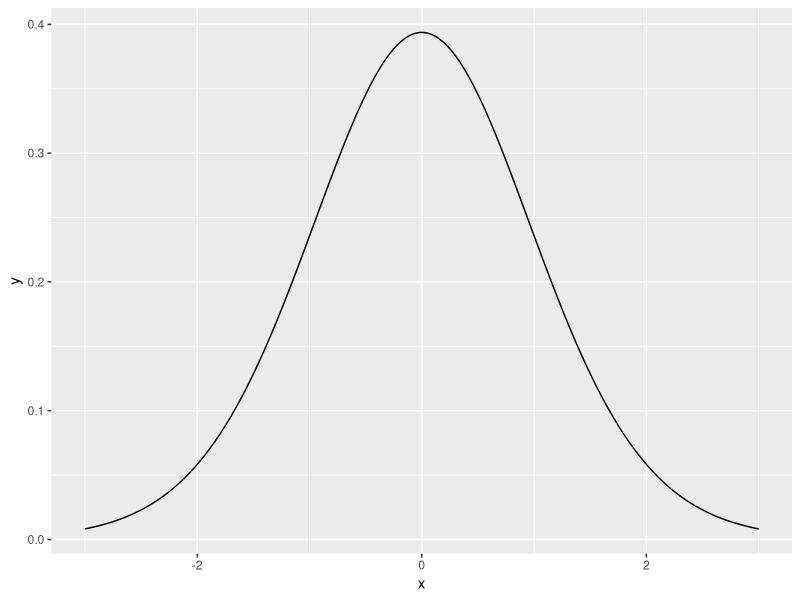
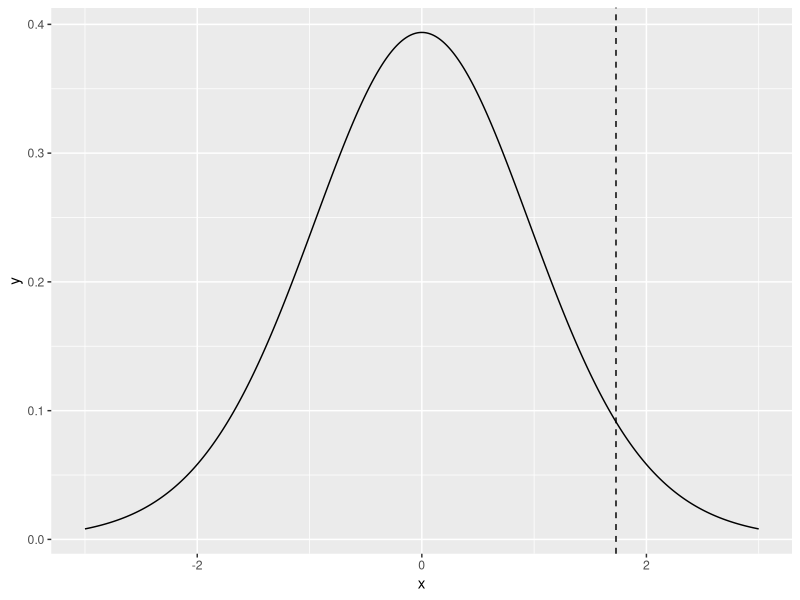
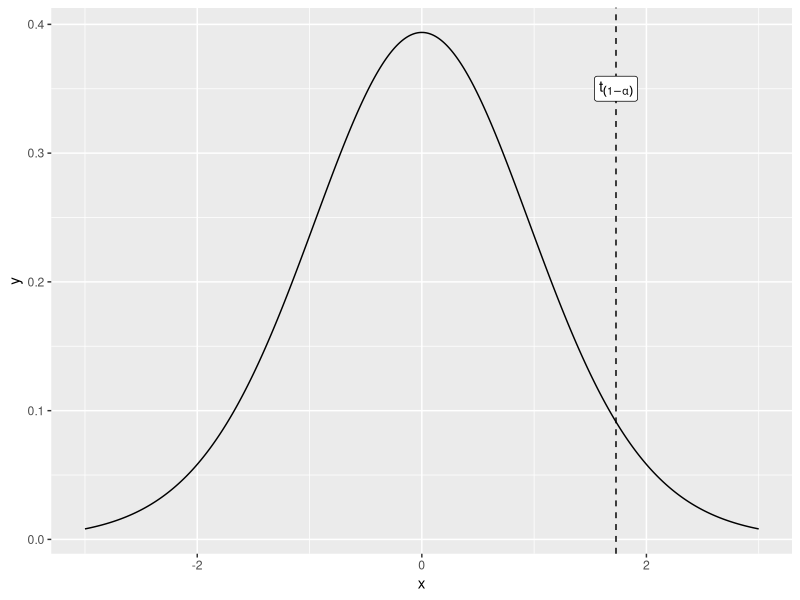
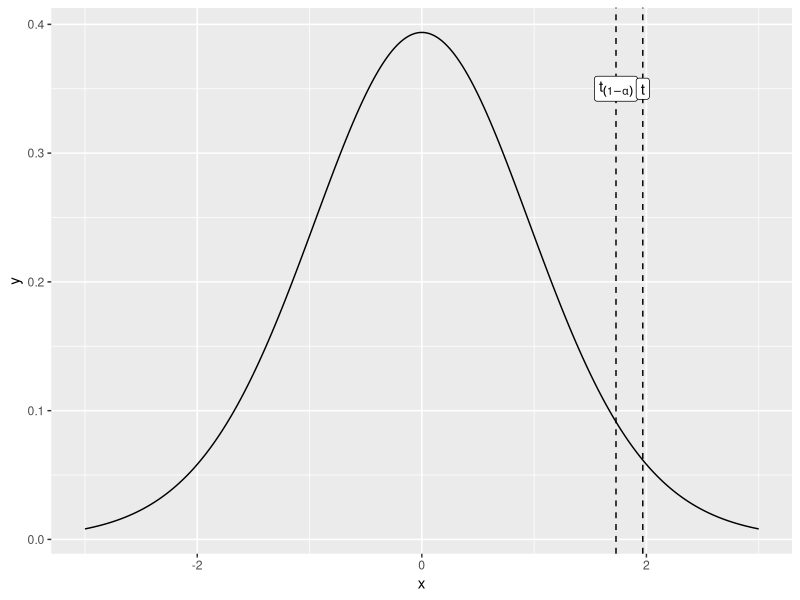
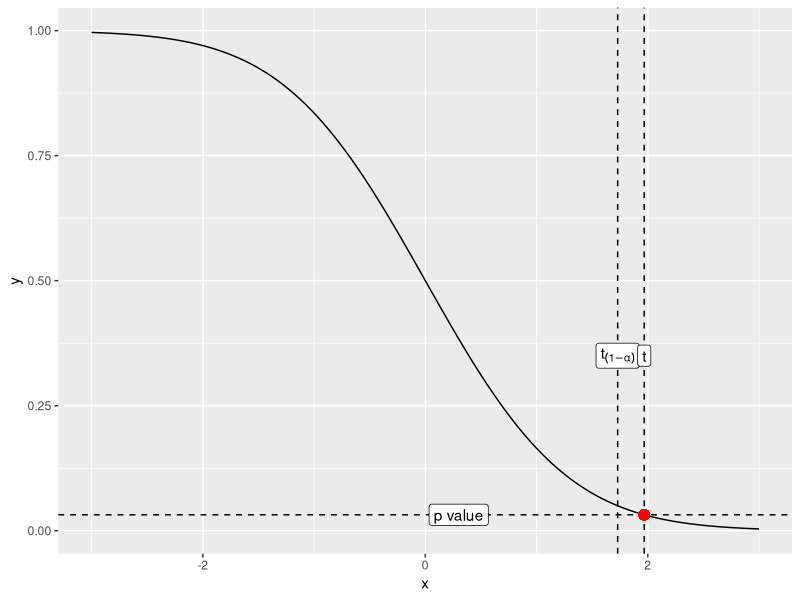
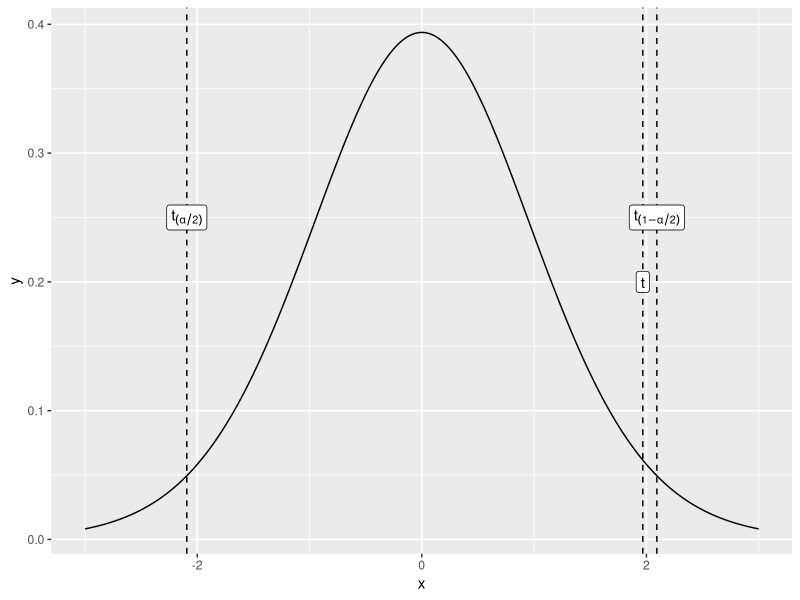
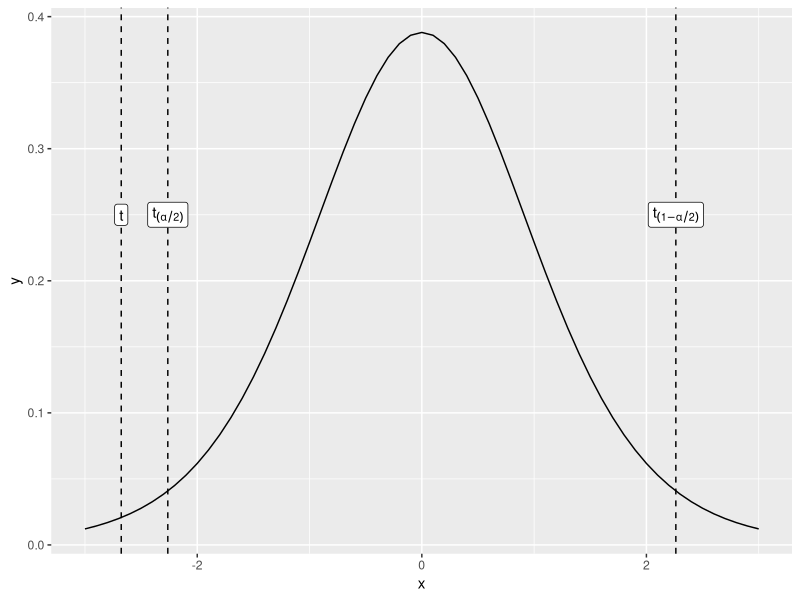

Recreate these plots in R, in order.
## ---- chunk 1
knitr::opts_chunk$set(echo = TRUE)
## ---- chunk 2
library(tidyverse)
## ---- chunk 3
n = 20       # sample size
s = 5.0      # standard deviation
x_bar = 30.2 # sample average
## ---- chunk 4
mu_0 = 28
## ---- chunk 5
# we use lower.tail=TRUE since we are looking for the 95% quantile, starting from the lower tail
# qt is the quantile function for the Student t Distribution
t_1_minus_alpha = qt(0.95, df=n-1, lower.tail=TRUE)
t_1_minus_alpha
## ---- chunk 6
x = seq(-3,3,0.01)
y = dt(x,df=n-1)    # y is equal to the t-test distribution sampled at values of x

# create data frame to hold x and y values
dist = data.frame(x = x, 
                  y = y) 
## ---- chunk 7
ggplot(dist, aes(x,y)) + 
  geom_line()
## ---- chunk 8
ggplot(dist, aes(x,y)) + 
  geom_line() +             # this plots the distribution as a line
  geom_vline(xintercept = t_1_minus_alpha,   # plot a vertical line at t_1_minus_alpha
             linetype="dashed")              # make this a dashed line
## ---- chunk 9
ggplot(dist, aes(x,y)) + 
  geom_line() +             # this plots the distribution
  geom_vline(xintercept = t_1_minus_alpha,   # plot a vertical line at t_1_minus_alpha
             linetype="dashed") +            # make this a dashed line
    annotate(geom = "label",          # add a label for t_1_minus_alpha.  
                                      # Don't change geom = "label", it needs to be exactly this
             x = t_1_minus_alpha,     # x position for the label
             y = 0.35,                # y position for the label
             label = "t[(1-alpha)]",    # this is the text that will be displayed
             parse = TRUE)
## ---- chunk 10
t = (x_bar - mu_0)/(s/sqrt(n))
t
## ---- chunk 11
ggplot(dist, aes(x,y)) + 
  # this plots the distribution
  geom_line() +                     
  # plot a vertical line at t_1_minus_alpha
  geom_vline(xintercept = t_1_minus_alpha,   
             linetype="dashed") +            # make this a dashed line
  # add a label for t_1_minus_alpha.  
  annotate(geom = "label",          # Don't change geom = "label", it needs to be exactly this
           x = t_1_minus_alpha,     # x position for the label
           y = 0.35,                # y position for the label
           label = "t[(1-alpha)]",    # this is the text that will be displayed
           parse = TRUE) +          # use parse = TRUE if you're displaying symbols like alpha
  # plot a vertical line at t
  geom_vline(xintercept = t,        
             linetype="dashed") +   # make this a dashed line
  # add a label for the value of t
  annotate(geom = "label",          
           x = t,
           y = 0.35,                
           label = "t",    
           parse = FALSE)           # can set parse = FALSE, just showing a "t", not symbols like alpha
## ---- chunk 12
# pt is the cumulative distribution of the t distribution
p_value = 1 - pt(t, df=n-1)
p_value
## ---- chunk 13
p_value = pt(t, df=n-1, lower.tail=FALSE)
p_value
## ---- chunk 14

x = seq(-3,3,0.01)
y = 1-pt(x,df=n-1)    # y is equal to the t-test distribution sampled at values of x

# create data frame to hold x and y values
cumulative_dist = data.frame(x = x, 
                      y = y) 

ggplot(cumulative_dist, aes(x,y)) + 
  geom_line() + 
  geom_vline(xintercept = t_1_minus_alpha,   # plot a vertical line at t_1_minus_alpha
             linetype="dashed") +            # make this a dashed line
  annotate(geom = "label",          # add a label for t_1_minus_alpha.  
                                    # Don't change geom = "label", it needs to be exactly this
           x = t_1_minus_alpha,     # x position for the label
           y = 0.35,                # y position for the label
           label = "t[(1-alpha)]",    # this is the text that will be displayed
           parse = TRUE) + 
  geom_vline(xintercept = t,        # plot a vertical line at t
             linetype="dashed") +   # make this a dashed line
  annotate(geom = "label",          # add a label for the value of t
           x = t,
           y = 0.35,                
           label = "t",    
           parse = FALSE) + 
  geom_hline(yintercept = p_value, 
             linetype="dashed") + 
  annotate(geom = "label",
           x = 0.3,
           y = p_value,
           label = "p value", 
           parse = FALSE) + 
  geom_point(data=NULL, aes(x=t, y=p_value), colour="red", size=3)


## ---- chunk 15
# tails are now alpha/2
t_1_minus_alpha_div_2 = qt(1 - (0.05/2), df=n-1, lower.tail=TRUE)
## ---- chunk 16
t_1_minus_alpha_div_2
## ---- chunk 17
# generate a sequence from -3 to 3 in steps of 0.01
x = seq(-3,3,0.01)
left_tail_x = seq(-3,-t_1_minus_alpha_div_2,0.01)
right_tail_x = seq(t_1_minus_alpha_div_2, 3, 0.01)

# create data frame to hold x and y values
dist = data.frame(x=x, 
                  y = dt(x, df=n-1)) # y is equal to the t-test distribution sampled at values of x

# plot the t-test distribution 
# and show the location of t and t_1_minus_alpha_div_2

ggplot(dist, aes(x,y)) + geom_line() + 
  # show line and text annotation for t
  geom_vline(xintercept = t, linetype="dashed") + 
  annotate("label", x=t, y=0.2, label="t") + 
  # show line and text annotation for t_1_minus_alpha_div_2
  geom_vline(xintercept = t_1_minus_alpha_div_2, linetype="dashed") + 
  annotate("label", x=t_1_minus_alpha_div_2, y=0.25, label="t[(1-alpha/2)]", parse=TRUE) + 
  geom_vline(xintercept = -t_1_minus_alpha_div_2, linetype="dashed") + 
  annotate("label", x = -t_1_minus_alpha_div_2, y=0.25, label="t[(alpha/2)]", parse=TRUE)

# critical region will be different and may also have to reject it.
## ---- chunk 18
non_smoke = c(18,22,21,17,20,17,23,20,22,21)
smoke = c(16,20,14,21,20,18,13,15,17,21)
## ---- chunk 19
res = t.test(smoke, alternative = "two.sided", mu=20, conf.level = 0.95)
print(res)
## ---- chunk 20
res$statistic
## ---- chunk 21
n = length(smoke)    # number of samples

x = seq(-3, 3, 0.1) # sequence from -3 to 3 in increments of 0.1
y = dt(x, df=n-1)   # probability density of the t distribution

df = data.frame(x=x,
                y=y)

alpha = 0.05
t_alpha_div_2 = qt(alpha/2, df = n-1)
t_1_minus_alpha_div_2 = qt(1 - alpha/2, df = n-1)
t = res$statistic

ggplot(df, aes(x,y)) + geom_line() + 
  # vertical line and label for t_alpha_div_2
  geom_vline(xintercept = t_alpha_div_2, linetype = "dashed") + 
  annotate("label", x = t_alpha_div_2, y=0.25, label="t[(alpha/2)]", parse=TRUE) + 
  # vertical line and label for t_1_minus_alpha_div_2
  geom_vline(xintercept = t_1_minus_alpha_div_2, linetype = "dashed") + 
  annotate("label", x = t_1_minus_alpha_div_2, y=0.25, label = "t[(1 - alpha/2)]", parse=TRUE) + 
  # vertical line and label for t (from the t.test function called above)
  geom_vline(xintercept = t, linetype = "dashed") + 
  annotate("label", x = t, y=0.25, label = "t", parse=FALSE)
## ---- chunk 22
t.test(smoke, alternative = "two.sided", mu=17, conf.level = 0.95)
## ---- chunk 23
t.test(smoke)
## ---- chunk 24
mean(smoke)
## ---- chunk 25
t.test(smoke, alternative = "greater", mu=20, conf.level = 0.95)
## ---- chunk 26
x_bar1 = mean(non_smoke)
x_bar2 = mean(smoke)
print(x_bar1)
print(x_bar2)
## ---- chunk 27
s1 = sd(non_smoke)
s2 = sd(smoke)
print(s1)
print(s2)
## ---- chunk 28
t.test(smoke, non_smoke, alternative = "two.sided", conf.level = 0.95, var.equal = TRUE)
## ---- chunk 29
t.test(smoke, non_smoke, alternative = "two.sided", conf.level = 0.95, var.equal = FALSE)
## ---- chunk 30
t.test(non_smoke, smoke, alternative = "greater", var.equal = FALSE, conf.level = 0.95)
t.test(non_smoke, smoke, alternative = "less", var.equal = FALSE, conf.level = 0.95)
## ---- chunk 31
# test values both before and after smoking:
pre_test = c(77, 56, 64, 60, 57, 53, 72, 62, 65, 66)
post_test = c(88, 74, 83, 68, 58, 50, 67, 64 ,74 ,60)

t.test(pre_test, post_test, alternative = "less", var.equal = FALSE, paired = TRUE, conf.level = 0.95)
t.test(pre_test, post_test, alternative = "less", var.equal = TRUE, conf.level = 0.95)
## ---- chunk 32
x <- rnorm(100, mean=0)  # if you don’t specify the variance it is set to 1 by default
y <- rnorm(100, mean=1)
## ---- chunk 33
f_test_results = var.test(x, y, ratio = 1, alternative = "two.sided", conf.level = 0.95)      
## ---- chunk 34
var.test(x, y, ratio = 1, alternative = "two.sided", conf.level = 0.95)      
## ---- chunk 35
var.test(smoke, non_smoke, ratio = 1, alternative = "two.sided", conf.level = 0.95)
